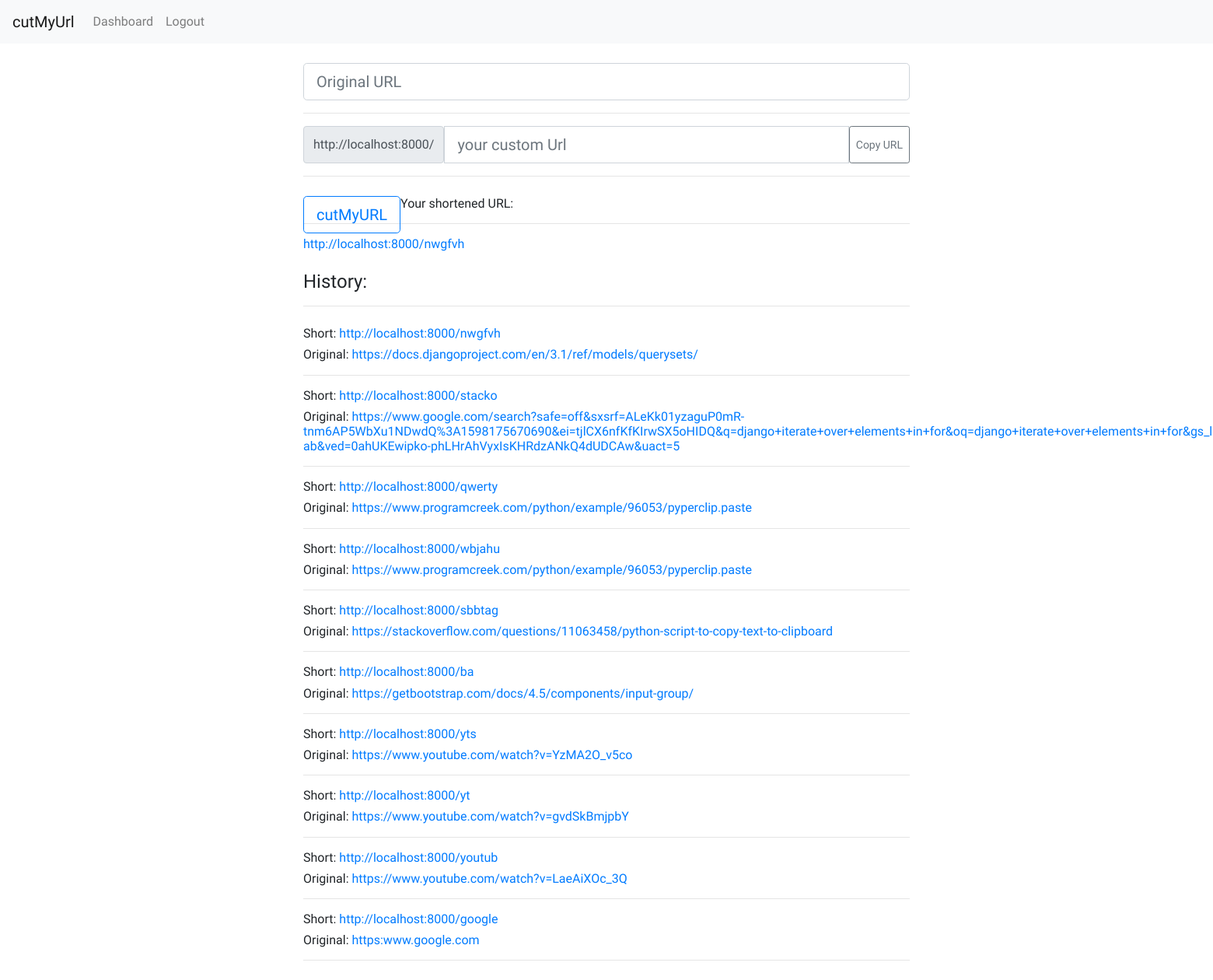
Page /dashboard/ (signed in) on the earlier database version.
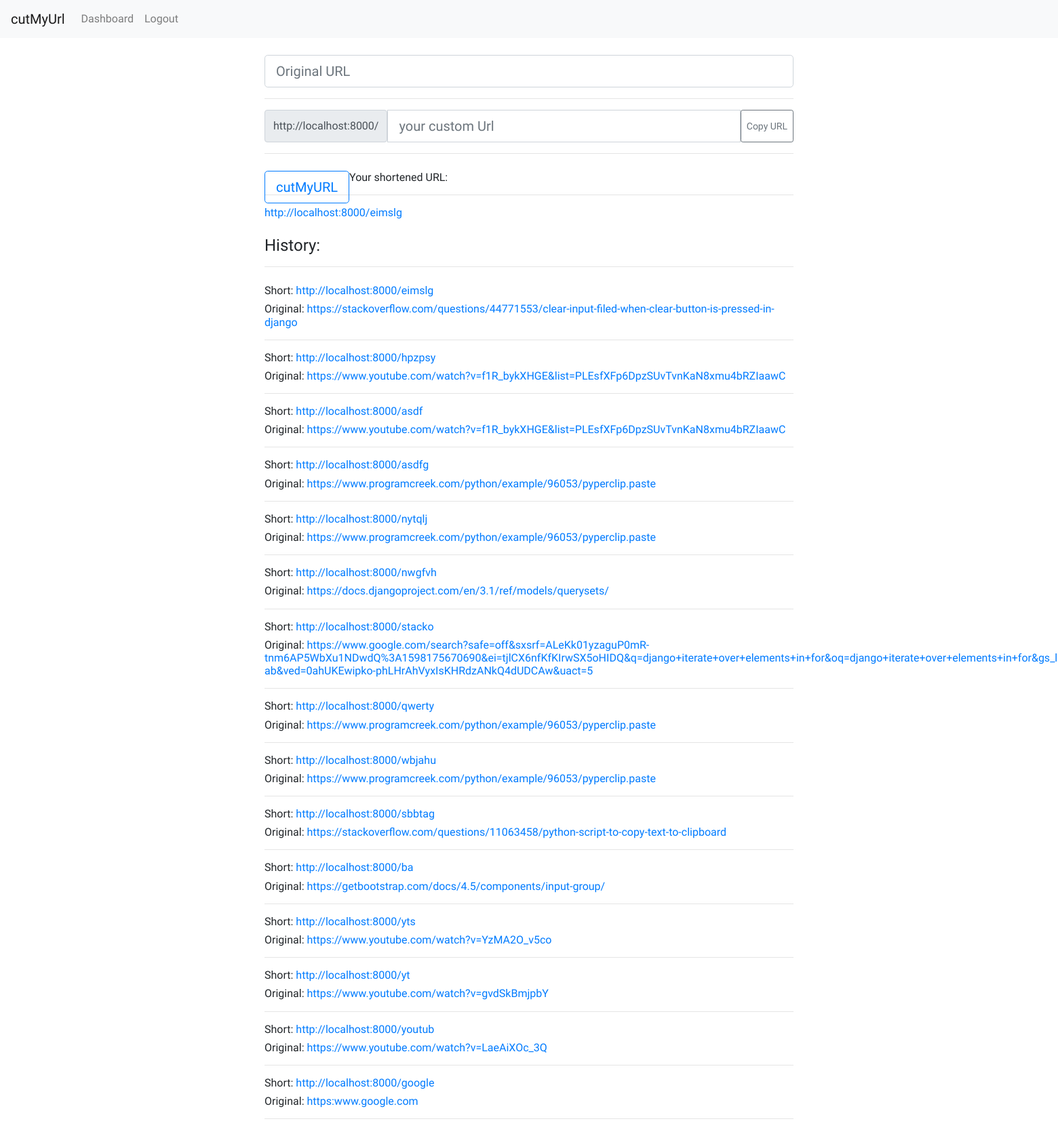
Same page on the later database version.
### urlcut/models.py (models this page shows)
class ShortUrl(models.Model):
    original_url = models.URLField(blank=False)
    short_query = models.CharField(max_length=8, blank=False)
    user = models.ForeignKey(User, on_delete=models.CASCADE)

### urlcut/views.py (the view)
# urls.py: path("dashboard/", views.dashboard, name="dashboard"),
def dashboard(request):
    user = request.user
    urls = ShortUrl.objects.filter(user = user)
    context = {
        'urls': urls
    }
    return render(request, "urlcut/dashboard.html", context)

### urlcut/templates/urlcut/dashboard.html (shortened to what this page needs)
{% include "urlcut/base.html" %}
{% load static %}
{% block content %}
<div class="dashboardstyle">
    <div class="formstyle">
        <form action="{% url 'generate' %}" method="POST">
        <div class"formstyle">
            <div class="input-group input-group-lg">
                <input type="url" name="original" class="form-control" aria-label="Sizing example input" aria-describedby="inputGroup-sizing-lg" placeholder="Original URL">
            </div>
            <hr>
            {% if user.is_authenticated %}
            <div class="input-group input-group-lg">
                <span class="input-group-text" id="basic-addon3">http://localhost:8000/</span>
                <input type="text" name="short" id="short" class="form-control" maxlength="5" aria-label="Sizing example input" aria-describedby="inputGroup-sizing-lg" placeholder="your custom Url">
                <button type="submit" value="generate" class="btn btn-outline-secondary btn-sm">Copy URL</button>
            </div>
            {% endif %}
            <hr>
        </div>
        <div class="formstyle">
            <div class"button_container">
                <div class="button_left">
                    <button type="submit" value="generate" class="btn btn-outline-primary btn-lg">cutMyURL</button>
                </div>
            </div>
        </div>
        </form>
        </div>
        <div class="formstyle">
            <h6>Your shortened URL:</h6>
            <hr>
            <div>
            {% for url in urls reversed %}
            {% if forloop.counter == 1 %}
            <div class="outputstyle">
                <h6 style="text">
                    <a href="http://localhost:8000/{{url.short_query}}">http://localhost:8000/{{url.short_query}}</a>
                </h6>
            </div>
            {% endif %}
            {% endfor %}
            </div>
        </div>
        <div class="formstyle">
            <h4>History:</h4>
            <hr>
        </div>
        <div class="formstyle">
            {% if user.is_authenticated %}
                <div class="formstyle">
                    {% for url in urls reversed %}
                    <h6 style="text">Short:
                        <a href="http://localhost:8000/{{ url.short_query}}">http://localhost:8000/{{ url.short_query}}</a>
                    </h6>
                    <h6 style="text">Original:
                        <a href="{{ url.original_url}}">{{url.original_url}}</a>
                    </h6>
                    <hr>
                    {% endfor %}
                </div>
            {% endif %}
        </div>
    </div>
{% endblock content %}

### urlcut/templates/urlcut/base.html (shortened to what this page needs)
<!DOCTYPE html>
{% load static %}
<html lang="en">
<head>
    <link rel="stylesheet" href="https://stackpath.bootstrapcdn.com/bootstrap/4.5.2/css/bootstrap.min.css">
    <link rel="stylesheet" type="text/css" href="{% static 'css/main.css' %}">
</head>
<body>
<nav class="navbar navbar-expand-lg navbar-light bg-light">
  <a class="navbar-brand" href="{% url 'dashboard' %}">cutMyUrl</a>
  <div class="collapse navbar-collapse" id="navbarNav">
    <ul class="navbar-nav">
      {% if user.is_authenticated %}
        <a class="nav-link" href="{% url 'dashboard' %}">Dashboard</a>
        <a class="nav-link" href="{% url 'logout' %}">Logout</a>
      {% else %}
        <a class="nav-link" href="{% url 'login' %}">Login</a>
        <a class="nav-link" href="{% url 'register' %}">SignUp</a>
      {% endif %}
    </ul>
  </div>
</nav>
</body>
</html>

### static/css/main.css (style rules this page uses)
body { font-family: 'Varela Round', sans-serif; }
.dashboardstyle { margin-left: 25%; margin-right: 25%; justify-content: center; margin-top: 15px; }
.formstyle { margin-top: 25px; margin-bottom: 25px; }
.button_left { float: left; }

Differences in the rows shown:
no longer on one of the page's lists (row unchanged): ShortUrl: short_query "nwgfvh"
added ShortUrl: short_query "eimslg", original_url "https://stackoverflow.com/questions/44771553/clear-input-filed-when-clear-button-is-pressed-in-django"
added ShortUrl: short_query "hpzpsy", original_url "https://www.youtube.com/watch?v=f1R_bykXHGE&list=PLEsfXFp6DpzSUvTvnKaN8xmu4bRZIaawC", shown under "History:"
added ShortUrl: short_query "asdf", original_url "https://www.youtube.com/watch?v=f1R_bykXHGE&list=PLEsfXFp6DpzSUvTvnKaN8xmu4bRZIaawC", shown under "History:"
added ShortUrl: short_query "asdfg", original_url "https://www.programcreek.com/python/example/96053/pyperclip.paste", shown under "History:"
added ShortUrl: short_query "nytqlj", original_url "https://www.programcreek.com/python/example/96053/pyperclip.paste", shown under "History:"
